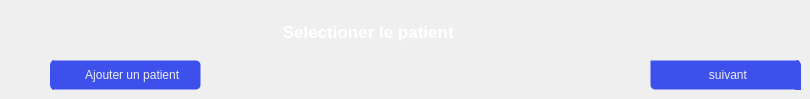
       <widget class="QWidget" name="page_9">
        <widget class="QPushButton" name="pushButton_22">
         <property name="geometry">
          <rect>
           <x>650</x>
           <y>60</y>
           <width>151</width>
           <height>30</height>
          </rect>
         </property>
         <property name="minimumSize">
          <size>
           <width>150</width>
           <height>30</height>
          </size>
         </property>
         <property name="font">
          <font>
           <family>Segoe UI</family>
           <pointsize>9</pointsize>
          </font>
         </property>
         <property name="cursor">
          <cursorShape>PointingHandCursor</cursorShape>
         </property>
         <property name="styleSheet">
          <string notr="true">QPushButton {
background-image: url(C:/Users/HP/Documents/Health-application/icons/16x16/cil-arrow-right.png);
	background-position: right center;

    background-repeat: no-repeat;

	border: 1px solid transparent;
color:rgb(238, 238, 238);
border-right:6px solid #3d50eb;
border-top-right-radius:5px;
border-bottom-left-radius:5px;
	



	background-color:#3d50eb;

}
QPushButton:hover {
color:rgb(255, 255, 255);
		background-color: rgb(63, 84, 244);
}
QPushButton:pressed {	
	border: 2px solid rgb(55, 74, 214) ;
}</string>
         </property>
         <property name="text">
          <string>   suivant</string>
         </property>
        </widget>
        <widget class="QLabel" name="labelBoxBlenderInstalation_9">
         <property name="geometry">
          <rect>
           <x>-90</x>
           <y>20</y>
           <width>621</width>
           <height>23</height>
          </rect>
         </property>
         <property name="font">
          <font>
           <family>Segoe UI</family>
           <pointsize>13</pointsize>
           <weight>75</weight>
           <bold>true</bold>
          </font>
         </property>
         <property name="styleSheet">
          <string notr="true">color:rgb(255, 255, 255);
background-color: transparent;</string>
         </property>
         <property name="text">
          <string>                                                                               Selectioner le patient </string>
         </property>
        </widget>
        <widget class="QPushButton" name="pushButton_23">
         <property name="geometry">
          <rect>
           <x>50</x>
           <y>60</y>
           <width>151</width>
           <height>30</height>
          </rect>
         </property>
         <property name="minimumSize">
          <size>
           <width>150</width>
           <height>30</height>
          </size>
         </property>
         <property name="font">
          <font>
           <family>Segoe UI</family>
           <pointsize>9</pointsize>
          </font>
         </property>
         <property name="cursor">
          <cursorShape>PointingHandCursor</cursorShape>
         </property>
         <property name="styleSheet">
          <string notr="true">QPushButton {
background-image: url(C:/Users/HP/Documents/Health-application/icons/16x16/cil-folder-open.png);
	background-position: left center;

    background-repeat: no-repeat;

	border: 1px solid transparent;
color:rgb(238, 238, 238);
	border-radius: 5px;	
	background-color:#3d50eb;
border-left:5px solid #3d50eb;

}
QPushButton:hover {
color:rgb(255, 255, 255);
		background-color: rgb(63, 84, 244);
}
QPushButton:pressed {	
	border: 2px solid rgb(55, 74, 214) ;
}</string>
         </property>
         <property name="text">
          <string>   Ajouter un patient</string>
         </property>
        </widget>
       </widget>
